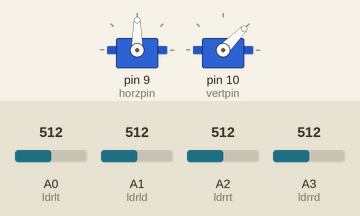
This sketch was run on a simulated Arduino Uno, built with avr-gcc and run on an emulated ATmega328P. Shown: 2 × servo. Inputs (shaded band) come from the test bench; at power-on: A0 (ldrlt) = 512, A1 (ldrld) = 512, A2 (ldrrt) = 512, A3 (ldrrd) = 512.

Above: at 4.2 s.
4.3 s: A0 (ldrlt) set to 603
5.8 s: A0 (ldrlt) set to 626
At 5.96 s:
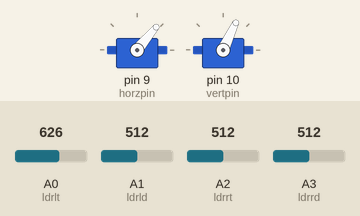
At 7.5 s:
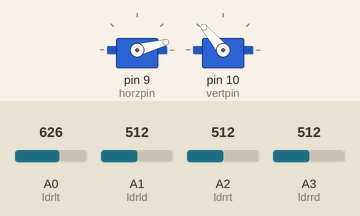
8.1 s: A1 (ldrld) set to 313
9.6 s: A1 (ldrld) set to 288
At 12.3 s:
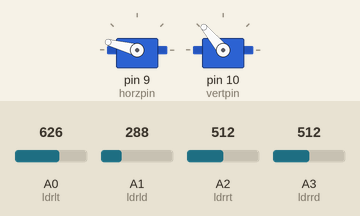
12.6 s: A2 (ldrrt) set to 309
14.1 s: A2 (ldrrt) set to 294
At 14.56 s:
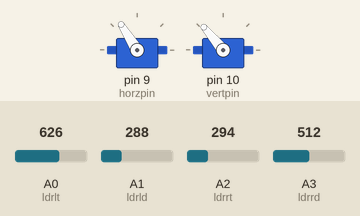
Timing chart, 0 to 17.2 s (numbered marks = the images above; inputs shaded):
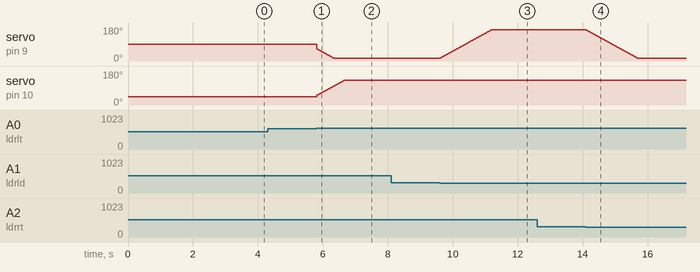

The sketch:

Solar_Tracker.ino
```cpp
#include <Servo.h> // include Servo library

// 180 horizontal MAX
Servo horizontal; // horizontal servo
int servoh = 65;   // 65;     // stand horizontal servo

int servohLimitHigh = 165;  // set horizontal high limit
int servohLimitLow = 15;    // set horizontal low limit

int horzpin = 9;  //  set horizontal servo output pin to
int vertpin = 10;  // set vertical servo output pin to

// 65 degrees MAX
Servo vertical;   // vertical servo
int servov = 50;    //   50;     // stand vertical servo

int servovLimitHigh = 130; // set vertical high limit
int servovLimitLow = 45;   // set vertical low limit


// LDR pin connections
//  name  = analogpin;
int ldrlt = 0; //LDR top left - A0
int ldrld = 1; //LDR down left - A1
int ldrrt = 2; //LDR top right - A2
int ldrrd = 3; //LDR down right - A3

void setup()
{
  Serial.begin(9600);
// servo connections
// name.attacht(pin);
  horizontal.attach(horzpin);
  vertical.attach(vertpin);
  horizontal.write(90);
  vertical.write(45);
  delay(3000);
}

void loop()
{
  int lt = analogRead(ldrlt); // top left
  int rt = analogRead(ldrrt); // top right
  int ld = analogRead(ldrld); // down left
  int rd = analogRead(ldrrd); // down rigt

  // int dtime = analogRead(4)/20; // read potentiometers lets you manual change delay on the fly
  // int tol = analogRead(5)/4;    // read potentiometer for tolerance lets you change tolerance on the fly
  int dtime = 10;   // for now just set delay manually
  int tol = 50;     // for now just set tolerance manually

  int avt = (lt + rt) / 2; // average value top
  int avd = (ld + rd) / 2; // average value down
  int avl = (lt + ld) / 2; // average value left
  int avr = (rt + rd) / 2; // average value right

  int dvert = avt - avd; // check the diffirence of up and down
  int dhoriz = avl - avr;// check the diffirence og left and rigt


  // send the outputs to serial monitor for debug if need be

 /* Serial.print(avt);
 Serial.print(" ");
 Serial.print(avd);
 Serial.print(" ");
 Serial.print(avl);
 Serial.print(" ");
 Serial.print(avr);
 Serial.print("   ");
 Serial.print(dtime);
 Serial.print("   ");
 Serial.print(tol);
 Serial.println(" "); */


  if (-1*tol > dvert || dvert > tol) // check if the diffirence is in the tolerance else change vertical angle
  {
  if (avt > avd)
  {
    servov = ++servov;
     if (servov > servovLimitHigh)
     {
      servov = servovLimitHigh;
     }
  }
  else if (avt < avd)
  {
    servov= --servov;
    if (servov < servovLimitLow)
  {
    servov = servovLimitLow;
  }
  }
  vertical.write(servov);
  }

  if (-1*tol > dhoriz || dhoriz > tol) // check if the diffirence is in the tolerance else change horizontal angle
  {
  if (avl > avr)
  {
    servoh = --servoh;
    if (servoh < servohLimitLow)
    {
    servoh = servohLimitLow;
    }
  }
  else if (avl < avr)
  {
    servoh = ++servoh;
     if (servoh > servohLimitHigh)
     {
     servoh = servohLimitHigh;
     }
  }
  else if (avl = avr)
  {
    // nothing
  }
  horizontal.write(servoh);
  }
    delay(dtime);


}
```

Measured:
- the behaviour switches between 613 and 614 on A0 (ldrlt) (found by bisection; images 0 and 1)
- the behaviour switches between 298 and 297 on A1 (ldrld) (found by bisection; images 2 and 3)
- the behaviour switches between 302 and 301 on A2 (ldrrt) (found by bisection; images 3 and 4)
- after the input at 4.3 s, every drawn part: stays the same
- after the input at 5.8 s, servo on pin 9 (horzpin): moves from 90° to 15° over 0.53 s, starting at once; servo on pin 10 (vertpin): moves from 45° to 130° over 0.84 s, starting at once
- after the input at 8.1 s, every drawn part: stays the same
- after the input at 9.6 s, servo on pin 9 (horzpin): moves from 15° to 165° over 1.6 s, starting at once
- after the input at 12.6 s, every drawn part: stays the same
- after the input at 14.1 s, servo on pin 9 (horzpin): moves from 165° to 15° over 1.6 s, starting at once
